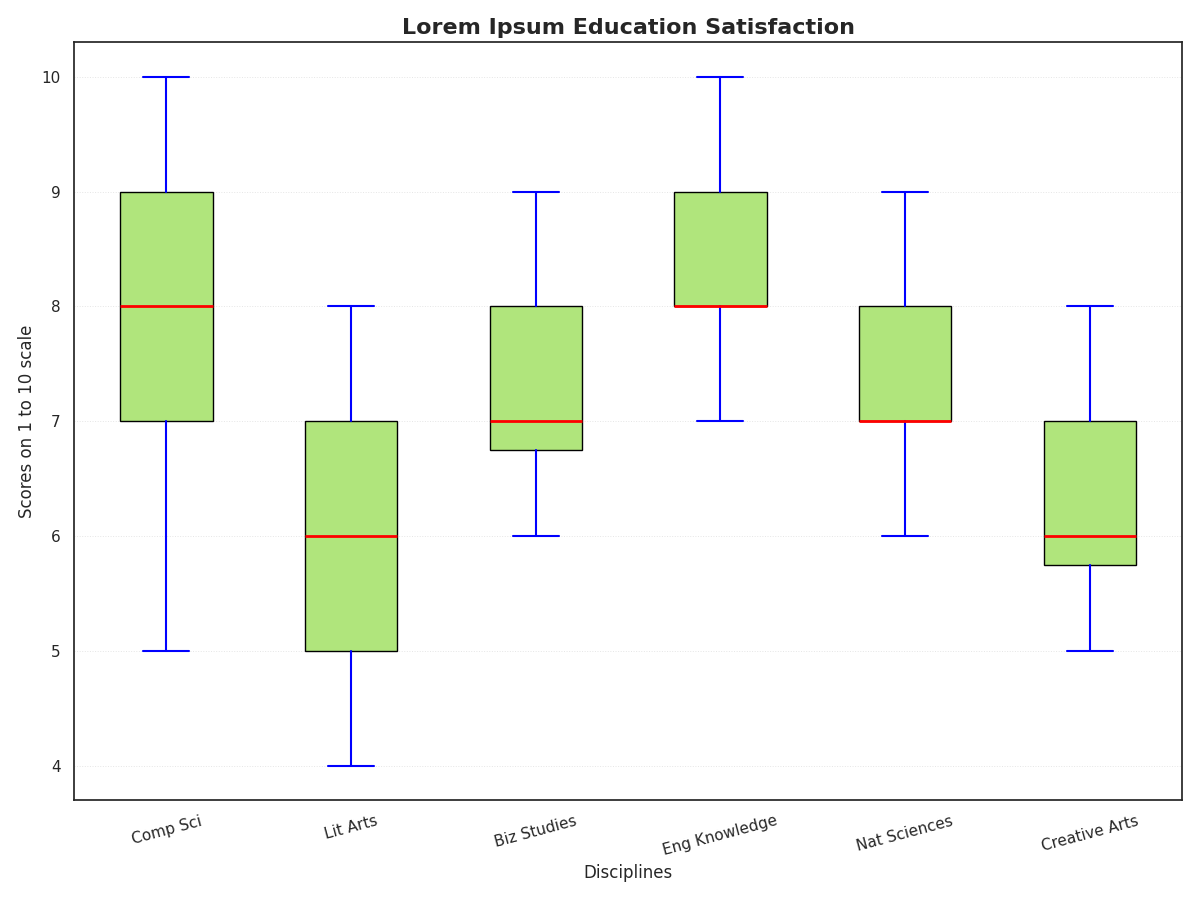

Python code for this plot:
import matplotlib.pyplot as plt

satisfaction_scores = {
    'Comp Sci': [8, 7, 9, 6, 8, 7, 9, 10, 9, 5, 7, 6, 8, 9, 7, 9],
    'Lit Arts': [6, 5, 7, 8, 6, 5, 6, 7, 5, 5, 6, 7, 5, 8, 4, 5],
    'Biz Studies': [7, 8, 6, 8, 7, 7, 9, 6, 6, 7, 7, 6, 7, 8, 9, 7],
    'Eng Knowledge': [9, 8, 7, 9, 10, 8, 7, 9, 8, 9, 8, 8, 9, 9, 8, 7],
    'Nat Sciences': [7, 8, 7, 8, 7, 8, 6, 7, 7, 8, 8, 9, 7, 8, 6, 7],
    'Creative Arts': [5, 6, 6, 7, 6, 5, 6, 8, 7, 7, 6, 5, 6, 7, 6, 5]
}

data = list(satisfaction_scores.values())
departments = list(satisfaction_scores.keys())

plt.figure(figsize=(12, 9))
box = plt.boxplot(data, notch=False, vert=True, patch_artist=True, labels=departments)

consistent_color = '#B0E57C'
for patch in box['boxes']:
    patch.set_facecolor(consistent_color)

for median in box['medians']:
    median.set(color='red', linewidth=2)

for whisker in box['whiskers']:
    whisker.set(color='blue', linewidth=1.5)

for cap in box['caps']:
    cap.set(color='blue', linewidth=1.5)

plt.title('Lorem Ipsum Education Satisfaction', fontsize=16, fontweight='bold')
plt.xlabel('Disciplines', fontsize=12)
plt.ylabel('Scores on 1 to 10 scale', fontsize=12)
plt.grid(axis='y', linestyle=':', linewidth=0.7, alpha=0.5)

plt.xticks(rotation=15)

plt.tight_layout()
plt.show()
